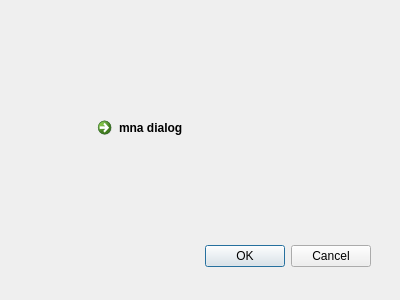
<?xml version="1.0" encoding="UTF-8"?>
<ui version="4.0">
 <class>mnaDialog</class>
 <widget class="QDialog" name="mnaDialog">
  <property name="windowModality">
   <enum>Qt::NonModal</enum>
  </property>
  <property name="geometry">
   <rect>
    <x>0</x>
    <y>0</y>
    <width>400</width>
    <height>300</height>
   </rect>
  </property>
  <property name="windowTitle">
   <string>Dialog</string>
  </property>
  <widget class="QDialogButtonBox" name="buttonBox">
   <property name="geometry">
    <rect>
     <x>30</x>
     <y>240</y>
     <width>341</width>
     <height>32</height>
    </rect>
   </property>
   <property name="orientation">
    <enum>Qt::Horizontal</enum>
   </property>
   <property name="standardButtons">
    <set>QDialogButtonBox::Cancel|QDialogButtonBox::Ok</set>
   </property>
  </widget>
  <widget class="QCommandLinkButton" name="commandLinkButton">
   <property name="geometry">
    <rect>
     <x>90</x>
     <y>110</y>
     <width>174</width>
     <height>41</height>
    </rect>
   </property>
   <property name="text">
    <string>mna dialog</string>
   </property>
  </widget>
 </widget>
 <resources/>
 <connections>
  <connection>
   <sender>buttonBox</sender>
   <signal>accepted()</signal>
   <receiver>mnaDialog</receiver>
   <slot>accept()</slot>
   <hints>
    <hint type="sourcelabel">
     <x>248</x>
     <y>254</y>
    </hint>
    <hint type="destinationlabel">
     <x>157</x>
     <y>274</y>
    </hint>
   </hints>
  </connection>
  <connection>
   <sender>buttonBox</sender>
   <signal>rejected()</signal>
   <receiver>mnaDialog</receiver>
   <slot>reject()</slot>
   <hints>
    <hint type="sourcelabel">
     <x>316</x>
     <y>260</y>
    </hint>
    <hint type="destinationlabel">
     <x>286</x>
     <y>274</y>
    </hint>
   </hints>
  </connection>
 </connections>
</ui>
